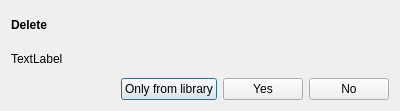
<?xml version="1.0" encoding="UTF-8"?>
<ui version="4.0">
 <class>GUI_DeleteDialog</class>
 <widget class="QDialog" name="GUI_DeleteDialog">
  <property name="geometry">
   <rect>
    <x>0</x>
    <y>0</y>
    <width>400</width>
    <height>111</height>
   </rect>
  </property>
  <property name="windowTitle">
   <string>Dialog</string>
  </property>
  <layout class="QGridLayout" name="gridLayout">
   <item row="0" column="0">
    <widget class="QLabel" name="lab_delete">
     <property name="font">
      <font>
       <weight>75</weight>
       <bold>true</bold>
      </font>
     </property>
     <property name="text">
      <string notr="true">Delete</string>
     </property>
    </widget>
   </item>
   <item row="1" column="0">
    <widget class="QLabel" name="lab_info">
     <property name="text">
      <string notr="true">TextLabel</string>
     </property>
    </widget>
   </item>
   <item row="2" column="0">
    <layout class="QHBoxLayout" name="horizontalLayout">
     <item>
      <spacer name="horizontalSpacer">
       <property name="orientation">
        <enum>Qt::Horizontal</enum>
       </property>
       <property name="sizeHint" stdset="0">
        <size>
         <width>40</width>
         <height>20</height>
        </size>
       </property>
      </spacer>
     </item>
     <item>
      <widget class="QPushButton" name="btn_only_from_library">
       <property name="text">
        <string notr="true">Only from library</string>
       </property>
      </widget>
     </item>
     <item>
      <widget class="QPushButton" name="btn_yes">
       <property name="text">
        <string notr="true">Yes</string>
       </property>
      </widget>
     </item>
     <item>
      <widget class="QPushButton" name="btn_no">
       <property name="text">
        <string notr="true">No</string>
       </property>
      </widget>
     </item>
    </layout>
   </item>
  </layout>
 </widget>
 <resources/>
 <connections/>
</ui>
